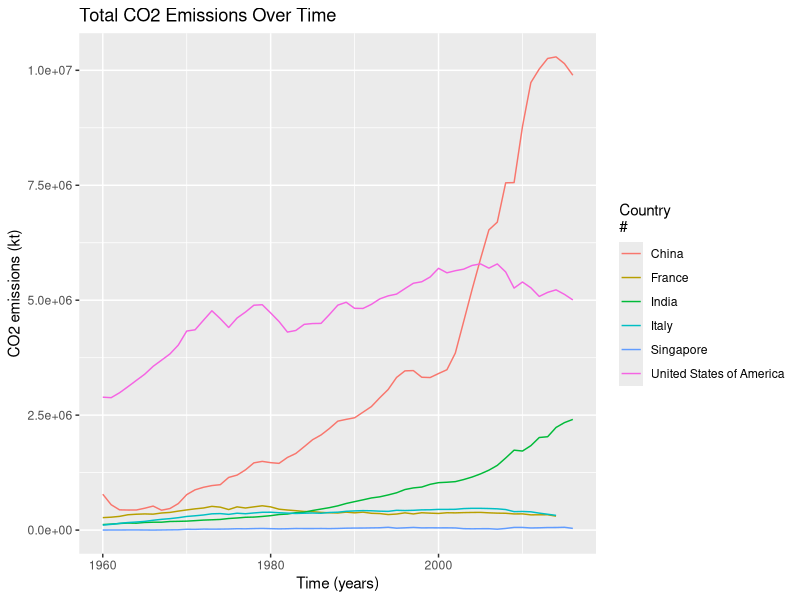
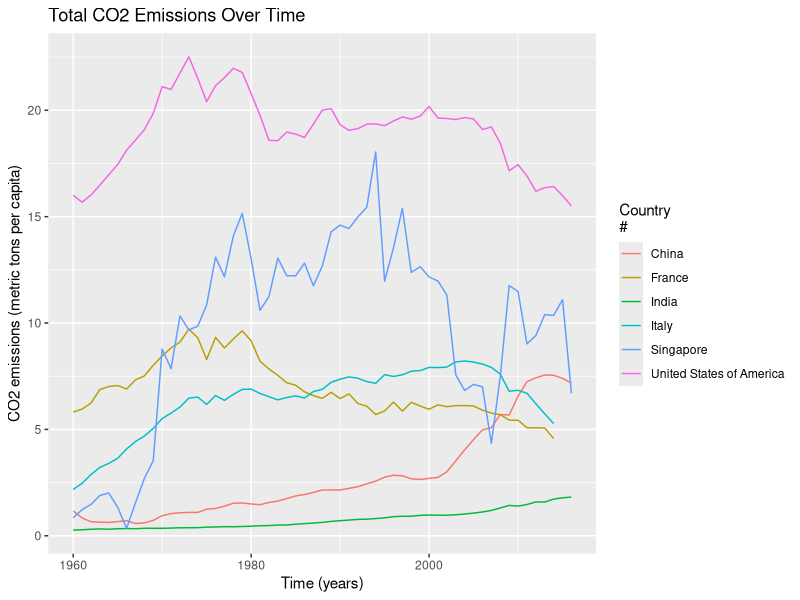
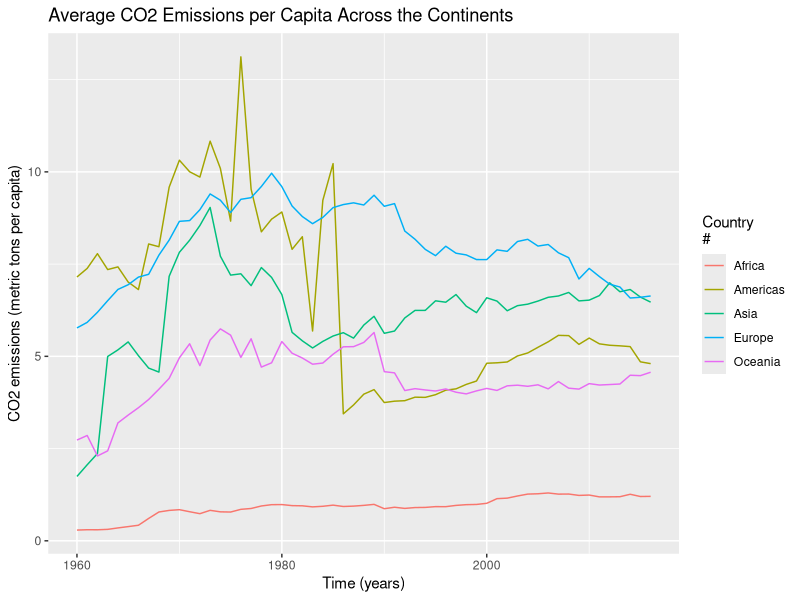
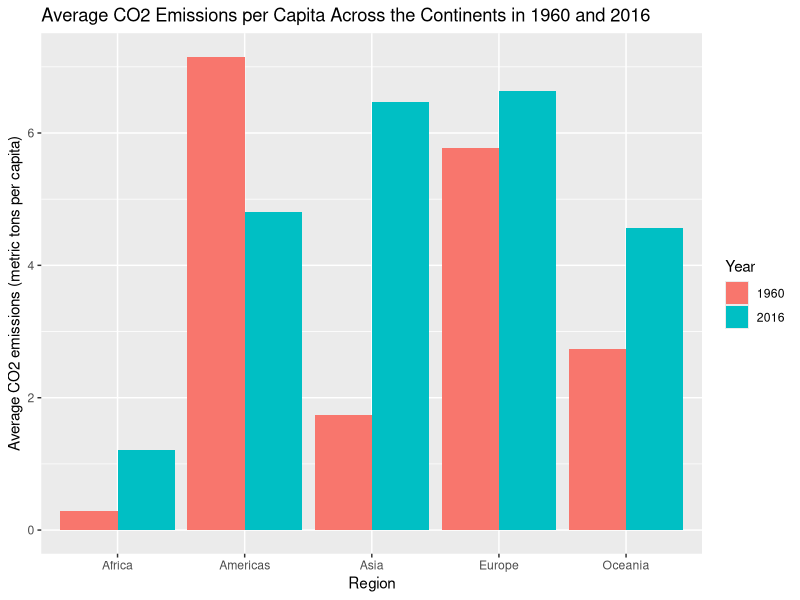
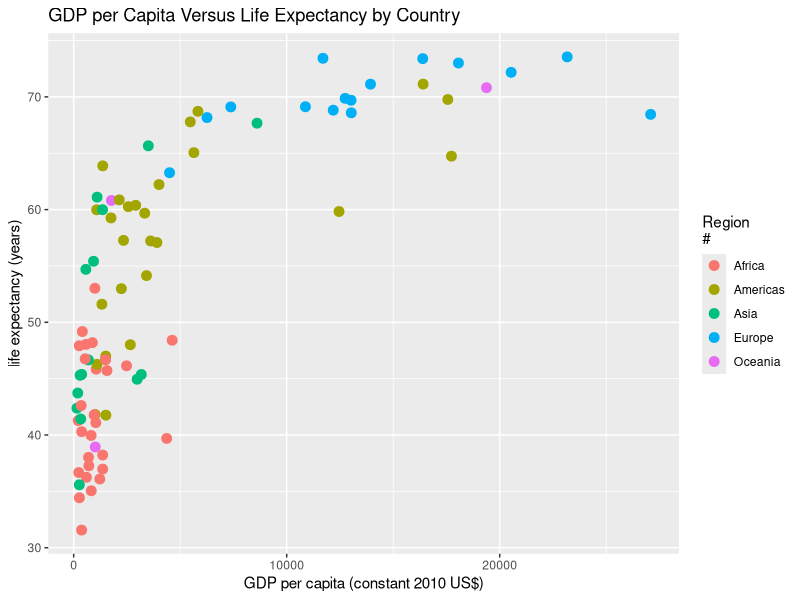
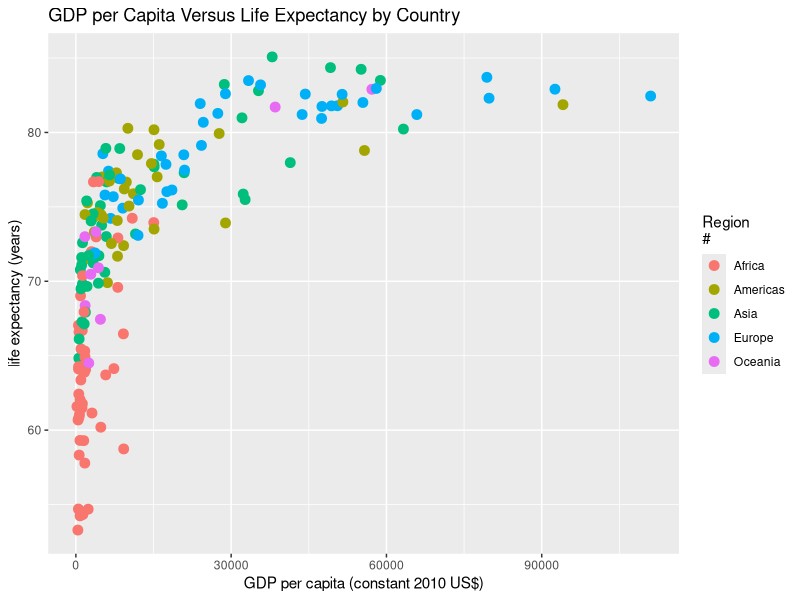

The R script that drew these images, in order:
## ---- chunk 1
knitr::opts_chunk$set(echo = TRUE)
# load the package
library(tidyverse)
library(ggplot2)
## ---- chunk 2
# show the work directory
getwd()
## ---- chunk 3
# load the data
data <- read_delim("data/gapminder.csv")
## ---- chunk 4
data %>% 
  sample_n(3) %>% 
  knitr::kable()
## ---- chunk 5
data %>% 
  select(iso2, iso3, name) %>%
  summarize(
    num_iso2 = n_distinct(iso2),
    num_iso3 = n_distinct(iso3),
    num_name = n_distinct(name)
  )
## ---- chunk 6
data %>% 
  group_by(iso2) %>% 
  summarize(num_name = n_distinct(name),
            country_name = toString(unique(name))) %>% 
  filter(num_name > 1) 
## ---- chunk 7
data %>% 
  group_by(iso3) %>% 
  summarize(num_name = n_distinct(name)) %>% 
  filter(num_name > 1)
## ---- chunk 8
x <- min(data$time, na.rm = TRUE)
x

y <- max(data$time, na.rm = TRUE)
y
## ---- chunk 9
data %>% 
  group_by(time) %>% 
  summarize(
    missing_co2 = sum(is.na(co2)),
    missing_co2_pc = sum(is.na(co2_PC))
  ) %>% 
  mutate(total_missing = missing_co2 + missing_co2_pc) %>% 
  arrange(desc(total_missing))
## ---- chunk 10
# select the variables that we need for plot
country <- c("United States of America", "China", "India", "France", "Singapore", "Italy")
filtered_data <- data %>% 
  filter(name %in% country, !is.na(co2)) %>% 
  select(name, time, co2)

filtered_data %>% 
  ggplot(aes(x = time, y = co2, col = factor(name))) +
  geom_line() +
  labs(title = "Total CO2 Emissions Over Time", 
       x = "Time (years)", 
       y = "CO2 emissions (kt)",
       col = "Country\n#")
## ---- chunk 11
# select the variables that we need for plot
selected_data <- data %>% 
  filter(name %in% country, !is.na(co2_PC)) %>% 
  select(name, time, co2_PC)

selected_data %>% 
  ggplot(aes(x = time, y = co2_PC, col = factor(name))) +
  geom_line() +
  labs(title = "Total CO2 Emissions Over Time", 
       x = "Time (years)", 
       y = "CO2 emissions (metric tons per capita)",
       col = "Country\n#")
## ---- chunk 12
data %>% 
  group_by(region, time) %>% 
  filter(!is.na(co2_PC), !is.na(region)) %>% 
  summarize(avg_co2_PC = mean(co2_PC, na.rm = TRUE), .groups = 'drop') %>% 
  ggplot(aes(x = time, y = avg_co2_PC, color = region)) +
  geom_line() +
  labs(title = "Average CO2 Emissions per Capita Across the Continents", 
       x = "Time (years)", 
       y = "CO2 emissions (metric tons per capita)",
       col = "Country\n#")
## ---- chunk 13
data %>% 
  filter(time %in% c(1960, 2016)) %>% 
  group_by(region, time) %>% 
  filter(!is.na(co2_PC), !is.na(region)) %>%
  summarize(avg_co2_PC = mean(co2_PC, na.rm = TRUE), .groups = 'drop') %>% 
  ggplot(aes(x = region, y = avg_co2_PC, fill = factor(time))) +
  geom_col(position = "dodge") +
  labs(title = "Average CO2 Emissions per Capita Across the Continents in 1960 and 2016",
       x = "Region", y = "Average CO2 emissions (metric tons per capita)",
       fill = "Year") 
## ---- chunk 14
data %>% 
  filter(time == 2019, !is.na(co2_PC), !is.na(region)) %>% 
  group_by(region) %>% 
  arrange(desc(co2_PC)) %>% 
  summarize(
    largest = list(head(name, n = 3)),
    smallest = list(tail(name, n = 3))
  )
## ---- chunk 15
data %>% 
  filter(time == 1960, !is.na(GDP_PC), 
         !is.na(lifeExpectancy), !is.na(region)) %>% 
  ggplot(aes(x = GDP_PC, y = lifeExpectancy, col = factor(region))) + 
  geom_point(size = 3) + 
  labs(title = "GDP per Capita Versus Life Expectancy by Country", 
       x = "GDP per capita (constant 2010 US$)", 
       y = "life expectancy (years)",
       col = "Region\n#")
## ---- chunk 16
data %>% 
  filter(time == 2019, !is.na(GDP_PC), 
         !is.na(lifeExpectancy), !is.na(region)) %>% 
  ggplot(aes(x = GDP_PC, y = lifeExpectancy, col = factor(region))) + 
  geom_point(size = 3) + 
  labs(title = "GDP per Capita Versus Life Expectancy by Country", 
       x = "GDP per capita (constant 2010 US$)", 
       y = "life expectancy (years)",
       col = "Region\n#")
